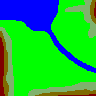

This game map was drawn from its Tiled (.tmx) file and the tilesets committed beside it. A one-line description and the trimmed map source follow:
An orthogonal 96x96 tile map with 1x1 px tiles, 1 tile layer (Calque de Tuiles 1).

<map version="1.10" tiledversion="1.11.2" orientation="orthogonal" renderorder="right-down" width="96" height="96" tilewidth="1" tileheight="1" infinite="0" nextlayerid="2" nextobjectid="1">
 <tileset firstgid="1" source="SimCity.tsx" />
 <layer id="1" name="Calque de Tuiles 1" width="96" height="96">
  <data>[9216 cells, 9216 non-empty, 5 distinct tile ids]</data>
 </layer>
</map>
